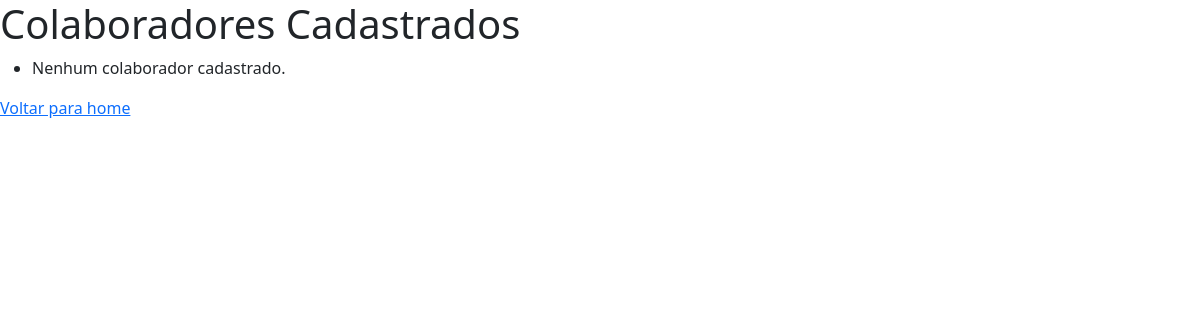
Page /listar_colaboradores/ on the earlier database version.
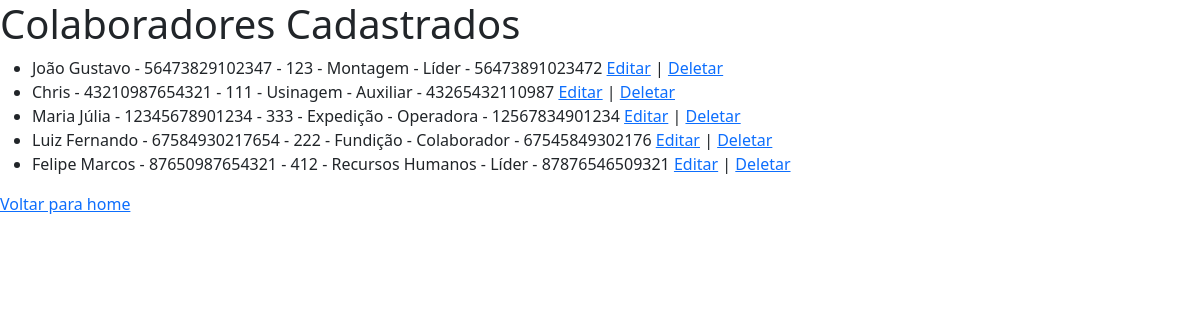
Same page on the later database version.
### epi_app/models.py (models this page shows, shortened)
class ColaboradorModel(models.Model):
    cpf = models.CharField(max_length=14, null=False)
    nome = models.CharField(max_length=100, null=False)
    numero_colaborador = models.IntegerField(null=False)
    setor = models.CharField(max_length=45, null=False)
    cargo = models.CharField(max_length=45)
    telefone = models.CharField(max_length=14)

### epi_app/views.py (the view)
# urls.py: path('listar_colaboradores/', views.listar_colaboradores, name='listar_colaboradores'),
def listar_colaboradores(request):
    colaboradores = ColaboradorModel.objects.all()
    return render(request, 'pages/listar_colaboradores.html', context={'colaboradores': colaboradores})

### epi_app/templates/pages/listar_colaboradores.html (shortened to what this page needs)
{% extends 'global/index.html'%}
{% block content %}
<body>
    <h1>Colaboradores Cadastrados</h1>
    <ul>
        {% for colaborador in colaboradores %}
            <li>{{ colaborador.nome }} - {{ colaborador.cpf }} - {{ colaborador.numero_colaborador }} - {{ colaborador.setor }} - {{colaborador.cargo }} - {{colaborador.telefone }}
                <a href="{% url 'atualizar_colaborador' colaborador.id %}">Editar</a> |
                <a href="{% url 'excluir_colaborador' colaborador.id %}">Deletar</a>
            </li>
        {% empty %}
            <li>Nenhum colaborador cadastrado.</li>
        {% endfor %}
    </ul>
    <a href="{% url 'base' %}">Voltar para home</a>
</body>
{% endblock content%}

### epi_app/templates/global/index.html (shortened to what this page needs)
{% load static %}
<!DOCTYPE html>
<html lang="pt-br">
<head>
    <link rel="stylesheet" href="static/Tela_base.css">
    <link href="https://cdn.jsdelivr.net/npm/bootstrap@5.3.0/dist/css/bootstrap.min.css" rel="stylesheet">
</head>
<body>
    {% block content %}{% endblock content %}
</body>
</html>

Differences in the rows shown:
added ColaboradorModel: nome "João Gustavo", cpf "56473829102347", numero_colaborador "123", setor "Montagem", cargo "Líder", telefone "56473891023472"
added ColaboradorModel: nome "Chris", cpf "43210987654321", numero_colaborador "111", setor "Usinagem", cargo "Auxiliar", telefone "43265432110987"
added ColaboradorModel: nome "Maria Júlia", cpf "12345678901234", numero_colaborador "333", setor "Expedição", cargo "Operadora", telefone "12567834901234"
added ColaboradorModel: nome "Luiz Fernando", cpf "67584930217654", numero_colaborador "222", setor "Fundição", cargo "Colaborador", telefone "67545849302176"
added ColaboradorModel: nome "Felipe Marcos", cpf "87650987654321", numero_colaborador "412", setor "Recursos Humanos", cargo "Líder", telefone "87876546509321"
Other differences:
text no longer shown: "Nenhum colaborador cadastrado."
